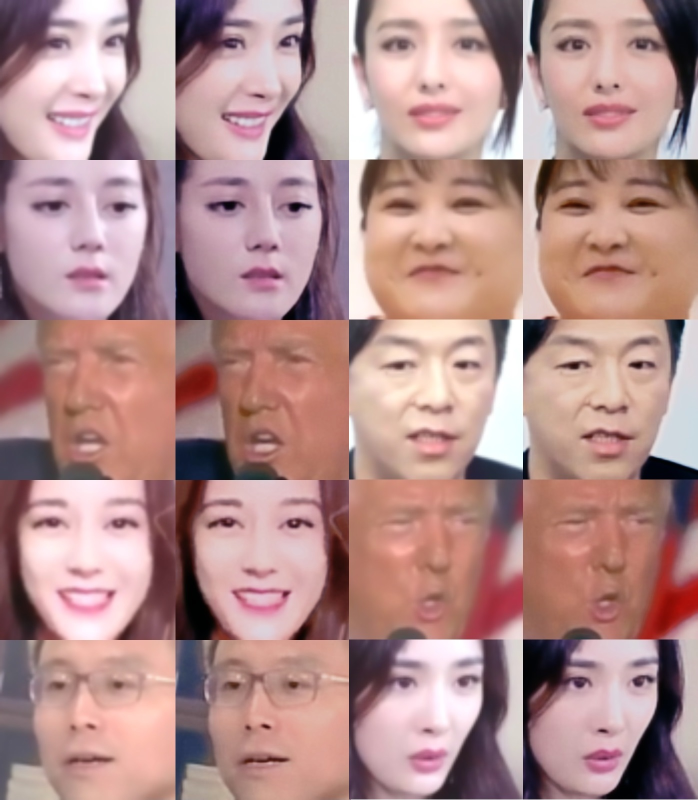
#> input picture resoaugment/tmp_test.jpg, 1396 x 1600 px (shown at 1/2 size)
$ python -i faceswap_data.py   (imports and definitions only)
#> lines starting #> are read from the running program, lines starting #| are printed output that depends on the picture
#> further down, picture is the input picture: shape (1600, 1396, 3); mean B, G, R 139, 140.3, 177.4
import cv2
import os, sys
import numpy as np
sys.path.append('./face-alignment')
from MyFanPred import get_68_points, draw, load_fan
from scipy.spatial import Delaunay
from skimage import transform as trans
from codecs import open
import torch
import random
from color_adjust import Color

colorADJ = Color()
# [1 line that did not run here, left out]
landmarks_2D = np.array([
[ 0.000213256,  0.106454  ], #17
[ 0.0752622,    0.038915  ], #18
[ 0.18113,      0.0187482 ], #19
[ 0.29077,      0.0344891 ], #20
[ 0.393397,     0.0773906 ], #21
[ 0.586856,     0.0773906 ], #22
[ 0.689483,     0.0344891 ], #23
[ 0.799124,     0.0187482 ], #24
[ 0.904991,     0.038915  ], #25
[ 0.98004,      0.106454  ], #26
[ 0.490127,     0.203352  ], #27
[ 0.490127,     0.307009  ], #28
[ 0.490127,     0.409805  ], #29
[ 0.490127,     0.515625  ], #30
[ 0.36688,      0.587326  ], #31
[ 0.426036,     0.609345  ], #32
[ 0.490127,     0.628106  ], #33
[ 0.554217,     0.609345  ], #34
[ 0.613373,     0.587326  ], #35
[ 0.121737,     0.216423  ], #36
[ 0.187122,     0.178758  ], #37
[ 0.265825,     0.179852  ], #38
[ 0.334606,     0.231733  ], #39
[ 0.260918,     0.245099  ], #40
[ 0.182743,     0.244077  ], #41
[ 0.645647,     0.231733  ], #42
[ 0.714428,     0.179852  ], #43
[ 0.793132,     0.178758  ], #44
[ 0.858516,     0.216423  ], #45
[ 0.79751,      0.244077  ], #46
[ 0.719335,     0.245099  ], #47
[ 0.254149,     0.780233  ], #48
[ 0.726104,     0.780233  ], #54
], dtype=np.float32)

random_transform_args = {
    'rotation_range': 10,
    'zoom_range': 0.05,
    'shift_range': 0.05,
    'random_flip': 0.5,
}

def show(img, wait=0, name=''):
    cv2.imshow(name, img)
    cv2.waitKey(wait)

def random_warp(image):
    shp = image.shape
#> shp = (1600, 1396, 3)
    image = cv2.resize(image, (800, 800))
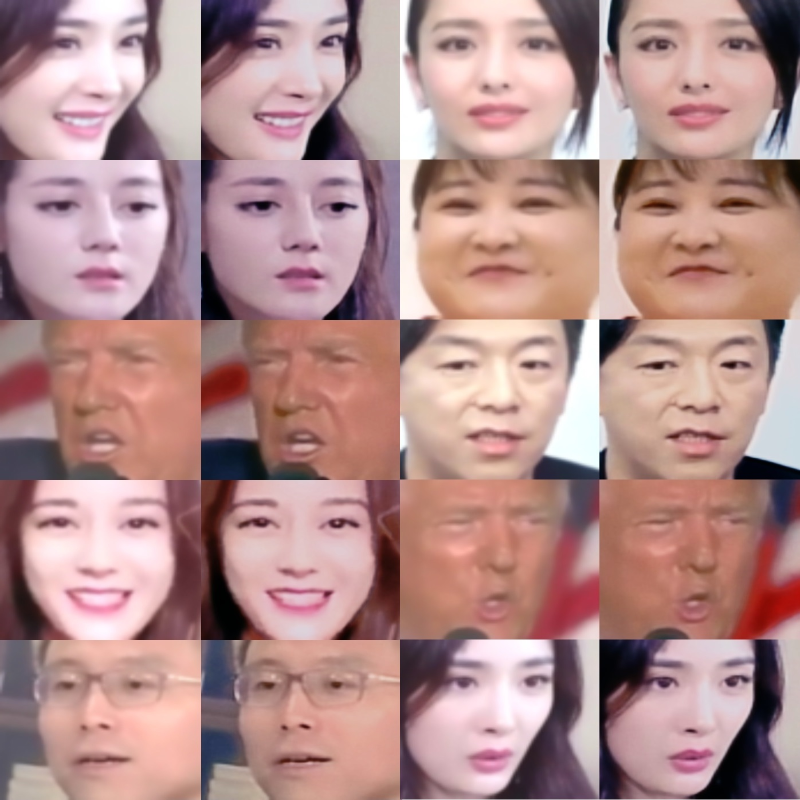
#> image: shape (800, 800, 3); mean of channels 0, 1, 2 139, 140.3, 177.4; drawn as B, G, R
    num = 10
    rangeX = np.linspace(25, 800-25, num)
    mapx = np.broadcast_to(rangeX, (num, num))
    rangeY = np.linspace(25, 800-25, num)
    mapy = np.broadcast_to(rangeY, (num, num)).T
    mapx = mapx + np.random.normal(size=(num, num), scale=7)
    mapy = mapy + np.random.normal(size=(num, num), scale=7)
    interp_mapx = cv2.resize(mapx, (750, 750)).astype('float32')
    interp_mapy = cv2.resize(mapy, (750, 750)).astype('float32')
    warped_image = cv2.remap(image, interp_mapx, interp_mapy, cv2.INTER_LINEAR)
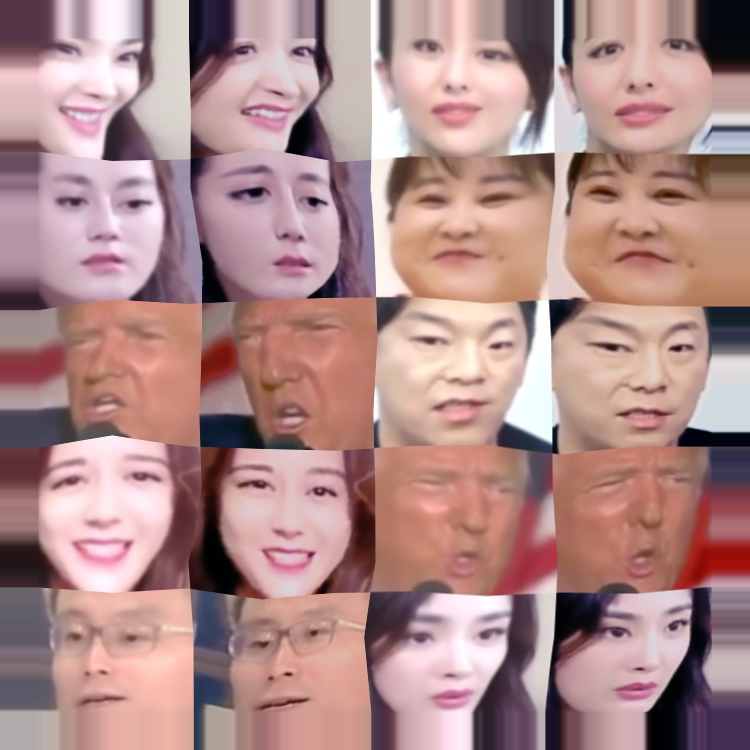
#> warped_image: shape (750, 750, 3); mean of channels 0, 1, 2 137.4, 138.2, 174.7; drawn as B, G, R
    warped = image.copy()
    warped[25:800-25, 25:800-25, :] = warped_image
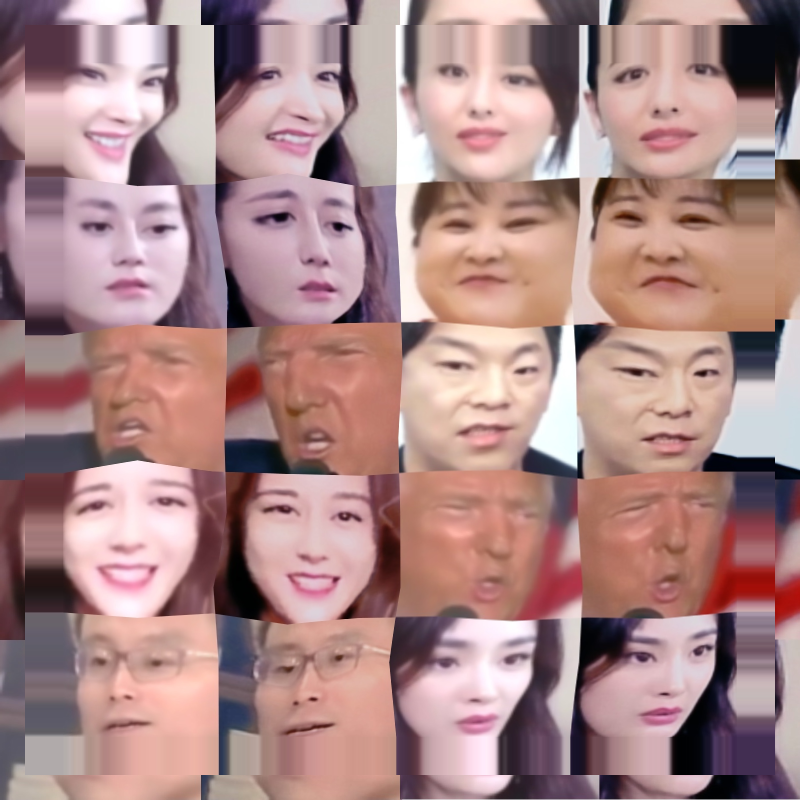
#> warped: shape (800, 800, 3); mean of channels 0, 1, 2 136, 136.2, 171.2; drawn as B, G, R
    warped = cv2.resize(warped, (shp[1], shp[0]))
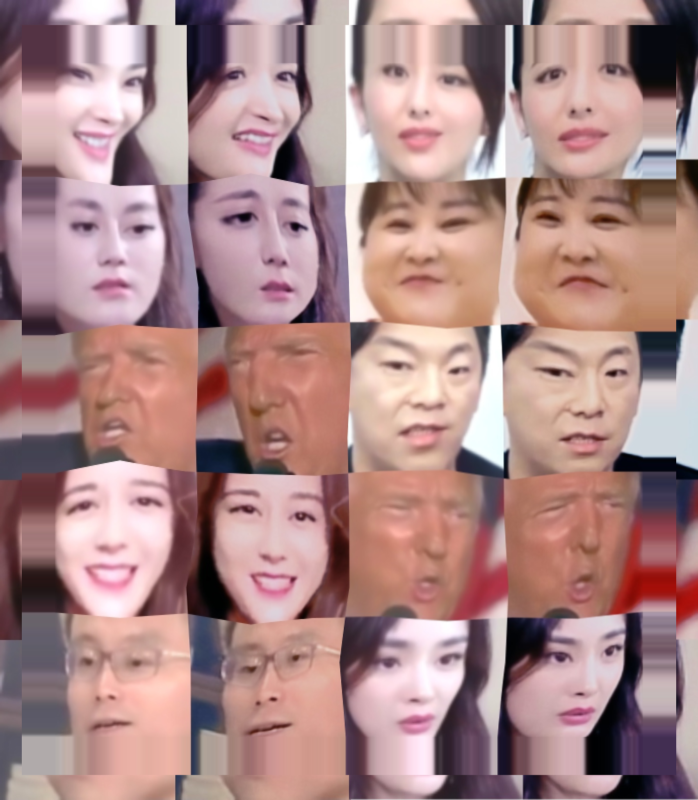
#> warped: shape (1600, 1396, 3) (shown at 1/2 size); mean of channels 0, 1, 2 135.9, 136.1, 171.2; drawn as B, G, R
    image = cv2.resize(image, (shp[1], shp[0]))
#> image: shape (1600, 1396, 3)
    return warped, image

# [66 lines left out: functions random_transform, random_facepair_68, getFileList, innerGen68, generateAB68, not called in this run]

class FaceData(object):
    # [131 lines left out: functions __init__, getAffineMat, getTestBatch, get_mean_color, getDoubleBatch, getTrainBatch and 2 more, not called in this run]

    def getPaths(self, path):
        lines = open(path, 'r', 'utf-8').read().strip().split('\n')
        return lines

# [21 lines not run here, left out]

>>> import cv2
>>> picture = cv2.imread('resoaugment/tmp_test.jpg')
>>> result = random_warp(picture)

$ run again, on resoaugment/3.jpg
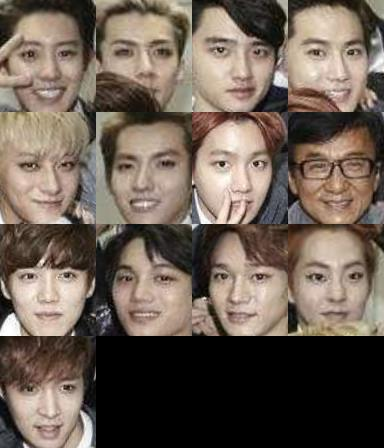
#> input picture resoaugment/3.jpg, 384 x 448 px
#> picture is the input picture: shape (448, 384, 3); mean B, G, R 85, 95.9, 109.5
#> in random_warp, `warped_image = cv2.remap(image, interp_mapx, interp_mapy, cv2.INTER_LI..`:
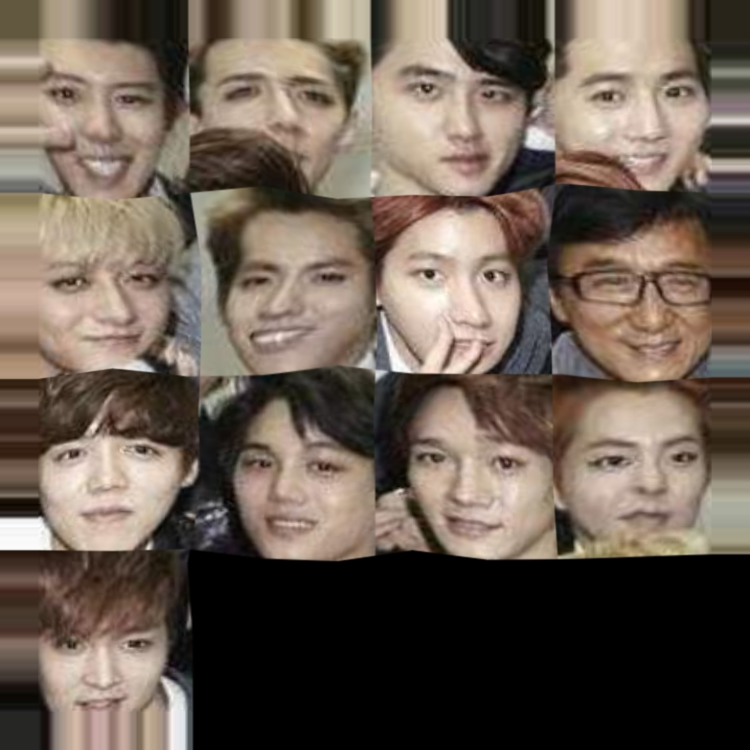
#> warped_image: shape (750, 750, 3); mean of channels 0, 1, 2 83.3, 94.4, 108; drawn as B, G, R
#> in random_warp, `warped = cv2.resize(warped, (shp[1], shp[0]))`:
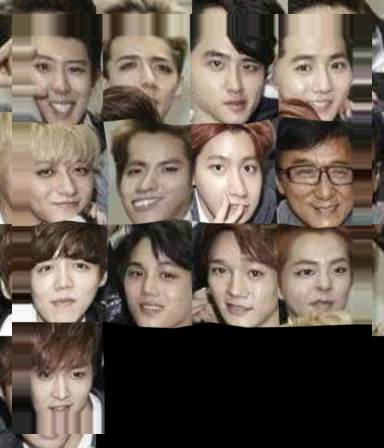
#> warped: shape (448, 384, 3); mean of channels 0, 1, 2 80.6, 91.3, 104.1; drawn as B, G, R

$ run again, on resoaugment/zhao.jpg
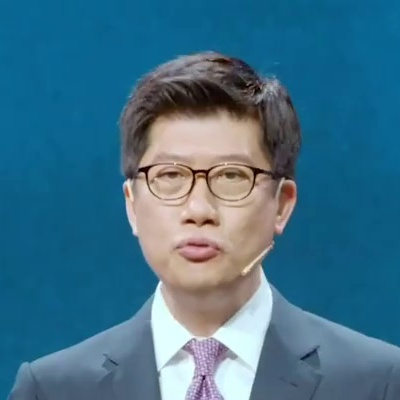
#> input picture resoaugment/zhao.jpg, 400 x 400 px
#> picture is the input picture: shape (400, 400, 3); mean B, G, R 137.1, 112.9, 64.5
#> in random_warp, `warped_image = cv2.remap(image, interp_mapx, interp_mapy, cv2.INTER_LI..`:
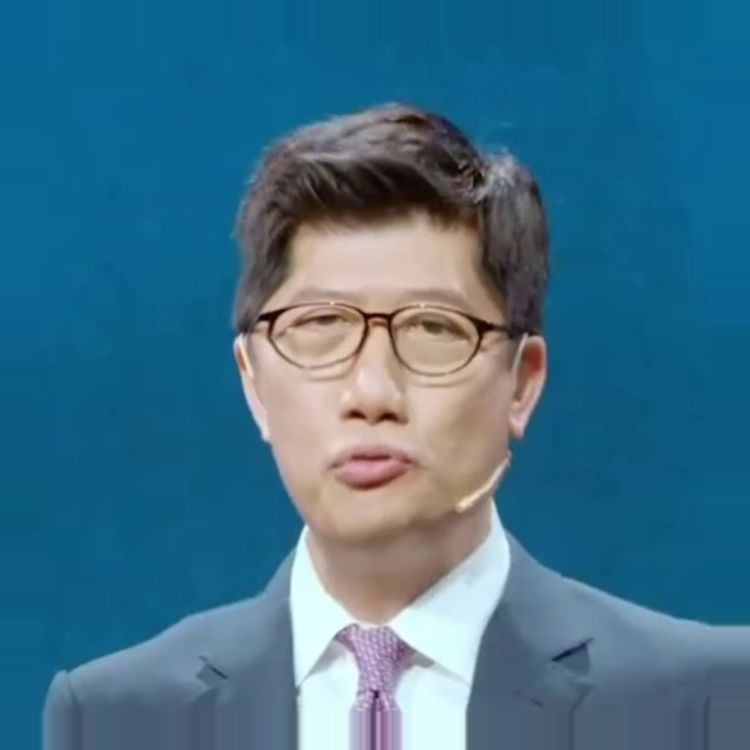
#> warped_image: shape (750, 750, 3); mean of channels 0, 1, 2 137.1, 112, 61.8; drawn as B, G, R
#> in random_warp, `warped[25:800-25, 25:800-25, :] = warped_image`:
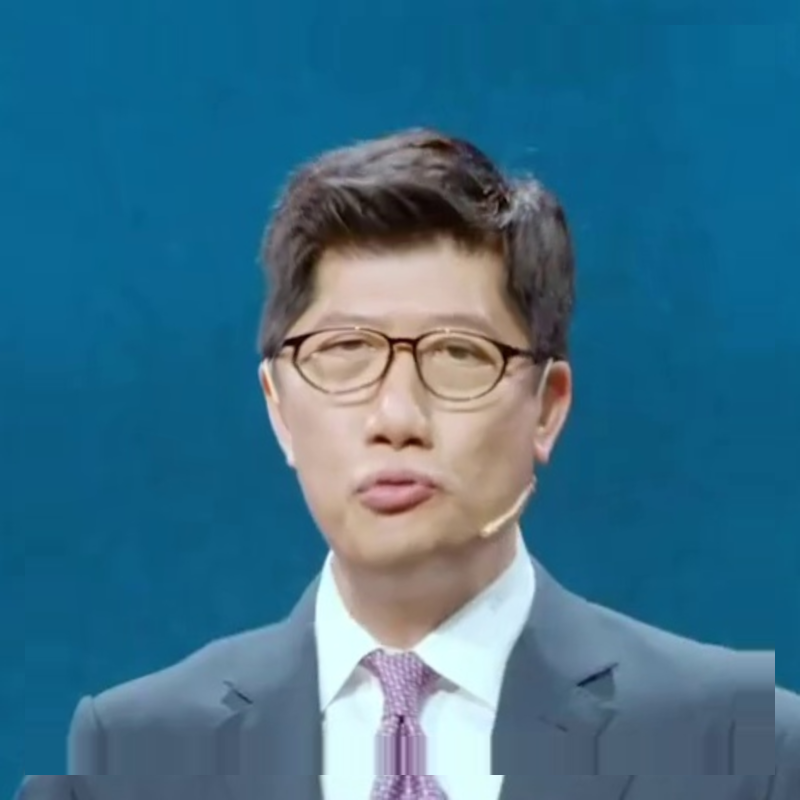
#> warped: shape (800, 800, 3); mean of channels 0, 1, 2 137.3, 111.1, 58.6; drawn as B, G, R
